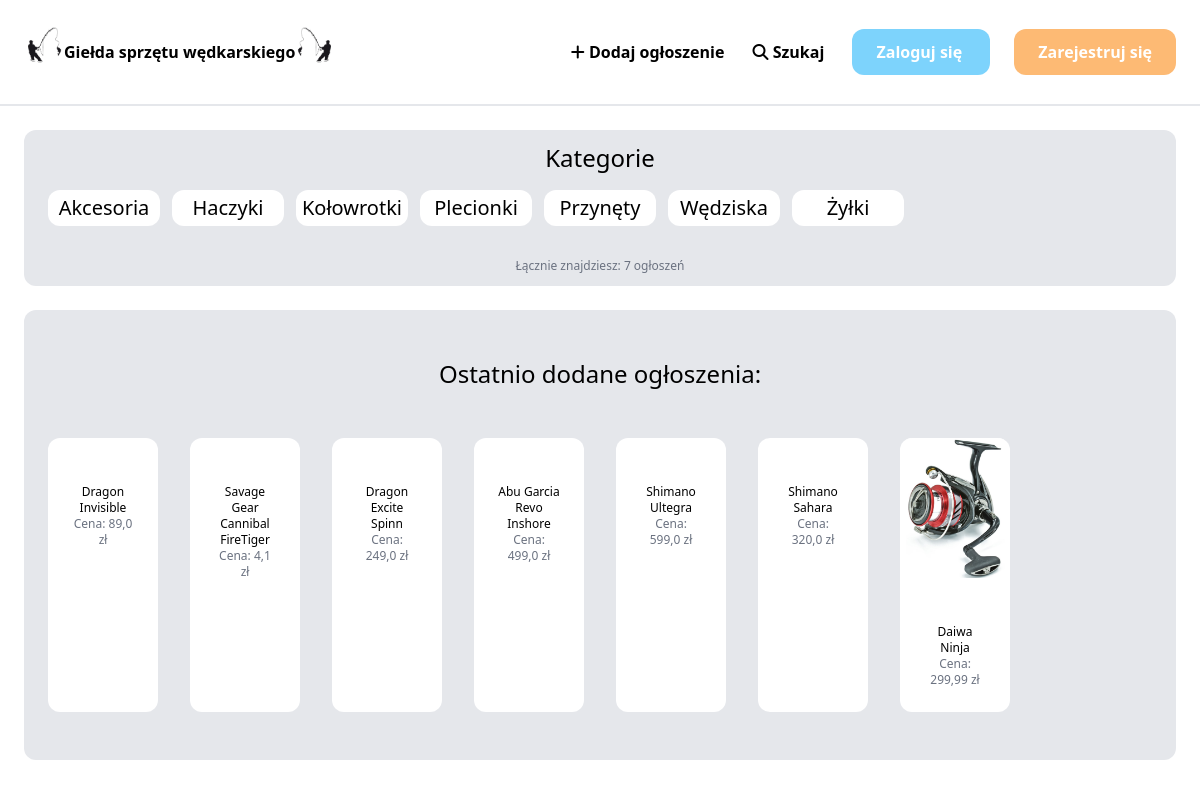
The page / on the database its author committed.
### item/models.py (models this page shows, shortened)
class Category(models.Model):
    name = models.CharField(max_length=255)
    class Meta:
        ordering = ('name',)
        verbose_name_plural = 'Kategorie'

class Item(models.Model):
    category = models.ForeignKey(Category, related_name='items', on_delete=models.CASCADE, verbose_name='Kategoria')
    name = models.CharField(max_length=255, verbose_name='Nazwa')
    description = models.TextField(blank=True, null=True, verbose_name='Opis')
    price = models.FloatField(verbose_name='Cena')
    image = models.ImageField(upload_to='item_images', blank=False, null=False, verbose_name='Zdjęcie')
    is_sold = models.BooleanField(default=False)
    created_at = models.DateTimeField(auto_now_add=True)
    created_by = models.ForeignKey(User, related_name='items', on_delete=models.CASCADE)

### core/views.py (the view)
# urls.py: path('', views.index, name='index'),
def index(request):
    items = Item.objects.filter(is_sold=False).order_by('-created_at')[0:8]
    item_count = Item.objects.filter(is_sold=False).count
    categories = Category.objects.filter()
    return render(request, 'core/index.html', {
        'categories': categories,
        'items': items,
        'item_count': item_count,
    })

### core/templates/core/index.html (shortened to what this page needs)
{% extends 'core/base.html' %}
{% block content %}
<div class="mt-6 px-6 py-3 bg-gray-200 rounded-xl">
	<h2 class="mb-4 text-2xl text-center">Kategorie</h2>
	<div class="grid grid-cols-9 gap-3 kategorie">
		{% for category in categories %}
				<div class="bg-white rounded-b-xl rounded-t-xl overflow-hidden hover:bg-sky-300">
					<a href="{% url 'item:items' %}?query={{ query }}&category={{category.id}}">
						<div class="p-1">
							<h2 class="text-xl">{{ category.name }}</h2>
						</div>
					</a>
				</div>
		{% endfor %}
	</div>
	<p class="text-gray-500 text-xs mt-8 info_ilosc_produktow">Łącznie znajdziesz: {{item_count}} ogłoszeń</p>
</div>
	<div class="mt-6 px-6 py-12 bg-gray-200 rounded-xl">
		<h2 class="mb-12 text-2xl text-center">Ostatnio dodane ogłoszenia:</h2>
		<div class="grid grid-cols-8 gap-8 ">
			{% for item in items %}
				<div class="itemek bg-white rounded-b-xl rounded-t-xl overflow-hidden">
					<a href="{% url 'item:detail' item.id %}">
						<div class="">
							<img src="{{ item.image.url }}" alt="" class="zdjecie">
						</div>
						<div class="p-6 img_info">
							<h2 class="text-xs">{{ item.name }}</h2>
							<p class="text-gray-500 text-xs">Cena: {{ item.price }} zł</p>
						</div>
					</a>
				</div>
			{% endfor %}
		</div>
	</div>
{% endblock %}

### core/templates/core/base.html (shortened to what this page needs)
<!DOCTYPE html>
<html lang="pl">
	<head>
		<script src="https://cdn.tailwindcss.com"></script>
		<link rel="stylesheet" href="../../../static/css/style.css">
	</head>
	<body>
		<nav class="py-6 px-6 flex justify-between items-center border-b-2 border-gray-200">
			<a href="/" class="text-base font-semibold logo-contener">
				<img src="../../../static/img/logo.png" alt="logo" class="logo left-logo">
				<p class="py-4">Giełda sprzętu wędkarskiego</p>
				<img src="../../../static/img/logo.png" alt="logo" class="logo right-logo">
			</a>
			<div class="space-x-6">
				<a href="{% url 'item:addNewItem' %}" class="text-base font-semibold hover:text-gray-500">
					<i class="fa-solid fa-plus"></i> Dodaj ogłoszenie
				</a>
				<a href="{% url 'item:items' %}" class="text-base font-semibold hover:text-gray-500">
					<i class="fa-solid fa-magnifying-glass"></i> Szukaj
				</a>
				{% if request.user.is_authenticated %}
					<a href="{% url 'conversation:inbox' %}" class="px-1 py-3 text-base font-semibold rounded-xl hover:text-gray-500">
						<i class="fa-regular fa-message"></i> Wiadomości
					</a>
					<a href="{% url 'dashboard:index' %}" class="px-1 py-3 text-base font-semibold rounded-xl hover:text-gray-500">
						<i class="fa-solid fa-pen-to-square"></i> Zarządzaj ogłoszeniami
					</a>
					<a href="{% url 'core:logout' %}" class="px-6 py-3 text-base font-semibold rounded-xl text-white bg-red-400 hover:bg-red-500">
						Wyloguj się
					</a>
				{% else %}
					<a href="{% url 'core:login' %}" class="px-6 py-3 text-base font-semibold bg-sky-300 text-white rounded-xl hover:bg-sky-400">
						Zaloguj się
					</a>
					<a href="{% url 'core:signup' %}" class="px-6 py-3 text-base font-semibold bg-orange-300 text-white rounded-xl hover:bg-orange-400">
						Zarejestruj się
					</a>
				{% endif %}
			</div>
		</nav>
		<div class="px-6 mb-6 min-h-screen">
			{% block content %}
			{% endblock %}
		</div>
	</body>
</html>

### static/css/style.css (style rules this page uses)
.zdjecie { max-height: 140px; max-width: 140px; margin-left: 50%; transform: translateX(-50%); }
.img_info { height: 30%; text-align: center; margin-top: 20%; }
.itemek { min-height: 200px; transition: scale 0.4s; }
.kategorie { text-align: center; }
.logo { width: 40px; height: 40px; }
.right-logo { transform: scaleX(-1); }
.logo-contener { display: flex; justify-content: space-between; }
.info_ilosc_produktow { text-align: center; }

### rows shown on the page
Category: name "Akcesoria"
Category: name "Haczyki"
Category: name "Kołowrotki"
Category: name "Plecionki"
Category: name "Przynęty"
Category: name "Wędziska"
Category: name "Żyłki"
Item: name "Dragon Invisible", price "89,0"
Item: name "Savage Gear Cannibal FireTiger", price "4,1"
Item: name "Dragon Excite Spinn", price "249,0"
Item: name "Abu Garcia Revo Inshore", price "499,0"
Item: name "Shimano Ultegra", price "599,0"
Item: name "Shimano Sahara", price "320,0"
Item: image (picture), name "Daiwa Ninja", price "299,99"

### other values the page prints
{{ item_count }} "7"
